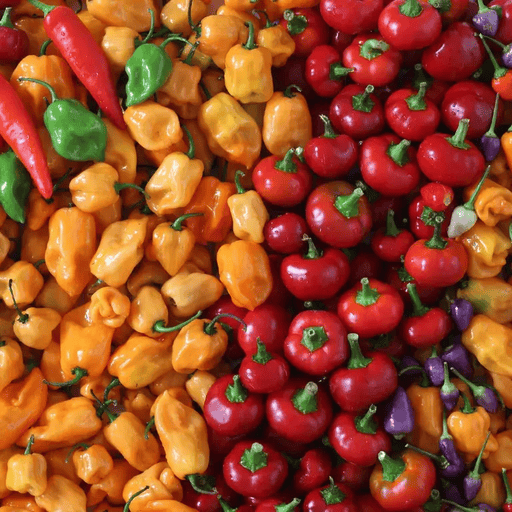
#> input picture final_lab/images/peppers.png, 512 x 512 px, found by its file name
$ python q4.py
#> lines starting #> are read from the running program, lines starting #| are printed output that depends on the picture; after the words box and inside, x2 and y2 are one past the last pixel; in counts of white or black regions, pixels touching at a corner belong together
### final_lab/zahinDIP/zahin_dip.py
from typing import Tuple

import numpy as np
import numpy.typing as npt
import cv2

import numpy as np
import numpy.typing as npt

# [11 lines left out: function toggle_contrast, not called in this run]


def high_contrast(img: npt.NDArray[np.uint8]) -> npt.NDArray[np.uint8]:
    return cv2.equalizeHist(img).astype(np.uint8)

def low_contrast(img: npt.NDArray[np.uint8], low: int = 50, high: int = 200) -> npt.NDArray[np.uint8]:
    return cv2.normalize(img, None, low, high, cv2.NORM_MINMAX)

def calc_hist(img: npt.NDArray[np.uint8], max_value: int = 255)->npt.NDArray[np.int32]:
    counts = np.zeros((max_value + 1), dtype = np.int32)

    for row in img:
        for pixel in row:
            counts[pixel] += 1

    return counts

def log_transform(img: npt.NDArray[np.uint8], max_value: int = 255, c = None)->npt.NDArray[np.uint8]:
    c_given = False if c is None else True
    img = img.astype(np.float32)
    if not c_given:
        c = max_value / np.log(1 + max_value)
    img_transformed = (c * np.log(1 + img))
    if c_given:
        max_transformed = np.max(img_transformed)
        min_transformed = np.min(img_transformed)
        img_transformed = (img_transformed - min_transformed) / (max_transformed - min_transformed)
        img_transformed = img_transformed * float(max_value)
    img_transformed = np.clip(np.round(img_transformed), 0, max_value)
    img_transformed = img_transformed.astype(np.uint8)
    return img_transformed


def gamma_correction(img: npt.NDArray[np.uint8], gamma: float, max_value: int = 255, c: int = 1)->npt.NDArray[np.uint8]:
    img_transformed = img / float(max_value)
    img_transformed = np.pow(img_transformed, gamma)
    img_transformed *= c
    img_transformed *= float(max_value)
    img_transformed = np.clip(np.round(img_transformed), 0, max_value)
    img_transformed = img_transformed.astype(np.uint8)
    return img_transformed

def step_func(img: npt.NDArray[np.uint8], threshold: int, max_value: int = 255):
    img_transformed = np.where((img > threshold), max_value, 0)
    img_transformed = img_transformed.astype(np.uint8)
    return img_transformed


# [33 lines left out: functions conv2D, _calc_pdf, not called in this run]

def _calc_cdf(pdf: npt.NDArray[np.float32])->npt.NDArray[np.float32]:
    cdf = np.cumsum(pdf)
    return cdf

# [99 lines left out: functions hist_equaliz, hist_matchv1, hist_matchv2, adaptive_hist_equaliz, hist_clahe, adaptive_hist_clahe, not called in this run]


def get_rect_se(kernel_size: int = 5)->npt.NDArray[np.uint8]:
    return cv2.getStructuringElement(cv2.MORPH_RECT, (kernel_size, kernel_size)).astype(np.uint8)


def get_ellipse_se(kernel_size: int = 5)->npt.NDArray[np.uint8]:
    return cv2.getStructuringElement(cv2.MORPH_ELLIPSE, (kernel_size, kernel_size)).astype(np.uint8)

def get_cross_se(kernel_size: int = 5)->npt.NDArray[np.uint8]:
    return cv2.getStructuringElement(cv2.MORPH_CROSS, (kernel_size, kernel_size)).astype(np.uint8)

# [22 lines left out: functions get_diamond_se, ero_or_dial, not called in this run]

def morph_open(img: npt.NDArray[np.uint8], kernel: npt.NDArray[np.uint8])->npt.NDArray[np.uint8]:
    return ero_or_dial(ero_or_dial(img, kernel, type_morph='ero'), kernel, type_morph = 'dial')

def morph_close(img: npt.NDArray[np.uint8], kernel: npt.NDArray[np.uint8])->npt.NDArray[np.uint8]:
    return ero_or_dial(ero_or_dial(img, kernel, type_morph='dial'), kernel, type_morph = 'ero')

def morph_tohat(img: npt.NDArray[np.uint8], kernel: npt.NDArray[np.uint8])->npt.NDArray[np.uint8]:
    return cv2.subtract(img, morph_open(img, kernel))

def morph_blackhat(img: npt.NDArray[np.uint8], kernel: npt.NDArray[np.uint8])->npt.NDArray[np.uint8]:
    return cv2.subtract(morph_close(img, kernel), img)


# [11 lines left out: function ideal_lowpass_filter, not called in this run]

def ideal_highpass_filter(img: npt.NDArray[np.uint8], radius: int)->npt.NDArray[np.uint8]:
    filter = (1 - ideal_lowpass_filter(img, radius)).astype(np.uint8)
    return filter

# [37 lines left out: functions ideal_bandpass_filter, apply_fft, apply_filter, butterworth_lowpass_filter, not called in this run]

def butterworth_highpass_filter(img: npt.NDArray[np.uint8], d0: int = 40, n: int = 2) -> npt.NDArray[np.float32]:
    return 1 - butterworth_lowpass_filter(img, d0, n)

# [8 lines left out: function gaussian_lowpass_filter, not called in this run]

def gaussian_highpass_filter(img: npt.NDArray[np.uint8], d0: int = 40) -> npt.NDArray[np.float32]:
    return 1 - gaussian_lowpass_filter(img, d0)


def butterworth_bandpass_filter(img: npt.NDArray[np.uint8], d_low: int = 30, d_high: int = 80, n: int = 2) -> npt.NDArray[np.float32]:
    return butterworth_lowpass_filter(img, d_high, n) - butterworth_lowpass_filter(img, d_low, n)

def gaussian_bandpass_filter(img: npt.NDArray[np.uint8], d_low: int = 30, d_high: int = 80) -> npt.NDArray[np.float32]:
    return gaussian_lowpass_filter(img, d_high) - gaussian_lowpass_filter(img, d_low)

### final_lab/q4.py
from zahinDIP import zahin_dip as zahin
import cv2
import numpy as np
import matplotlib.pyplot as plt


def main():
    img = cv2.imread('/home/zahin/Desktop/DIP_LAB/final_lab/images/peppers.png', cv2.IMREAD_GRAYSCALE)
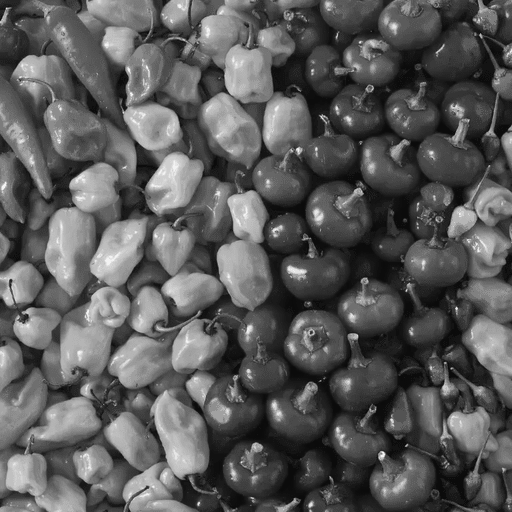
#> img: shape (512, 512); min 11, max 242, mean 89.6
    plt.figure(figsize = (12, 9))
    total_row = 2
    total_col = 4

    plt.subplot(total_row, total_col, 1)
    plt.imshow(img, cmap = 'gray')
    plt.title('Original Image')
    plt.axis(False)

    img_threshold_1 = zahin.step_func(img, 80)
#> in step_func, `img_transformed = np.where((img > threshold), max_value, 0)`:
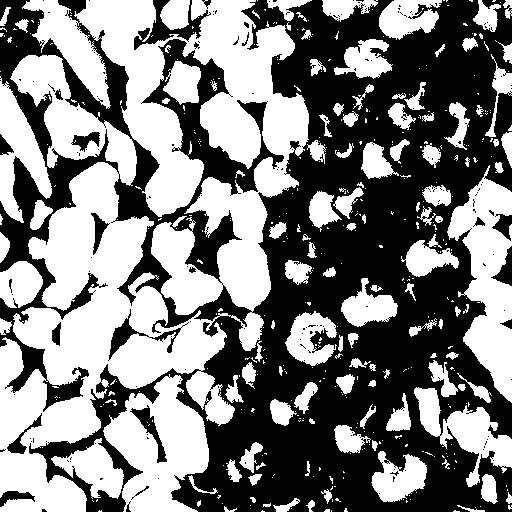
#> img_transformed: shape (512, 512) int64; 49.9% white; 448 white regions (327 under 20 px), largest, box (x1, y1, x2, y2) and area: (0, 0, 309, 512) 75481, (103, 374, 209, 512) 8315, (447, 165, 512, 403) 7869
    plt.subplot(total_row, total_col, 2)
    plt.imshow(img_threshold_1, cmap = 'gray')
    plt.title('Threshold 80')
    plt.axis(False)
    img_threshold_2 = zahin.step_func(img, 150)
#> call 2 of step_func, with threshold = 150, max_value = 255
#> in step_func (call 2), `img_transformed = np.where((img > threshold), max_value, 0)`:
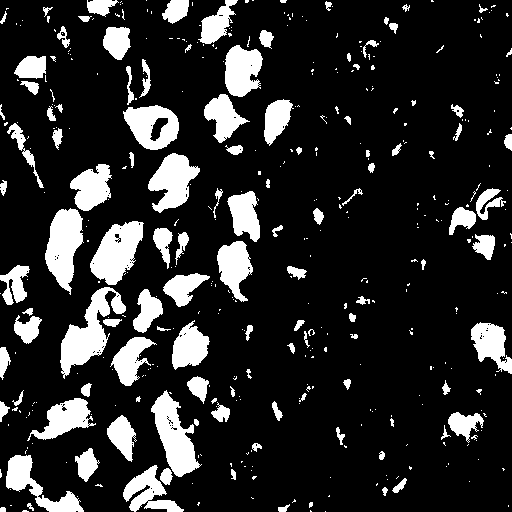
#> img_transformed: shape (512, 512) int64; 16.4% white; 428 white regions (312 under 20 px), largest, box (x1, y1, x2, y2) and area: (60, 287, 126, 379) 2352, (151, 390, 202, 477) 2090, (90, 221, 144, 285) 2086
    plt.subplot(total_row, total_col, 3)
    plt.imshow(img_threshold_2, cmap = 'gray')
    plt.title('Threshold 150')
    plt.axis(False)
    img_threshold_3 = zahin.step_func(img, 220)
#> call 3 of step_func, with threshold = 220, max_value = 255
#> in step_func (call 3), `img_transformed = np.where((img > threshold), max_value, 0)`:
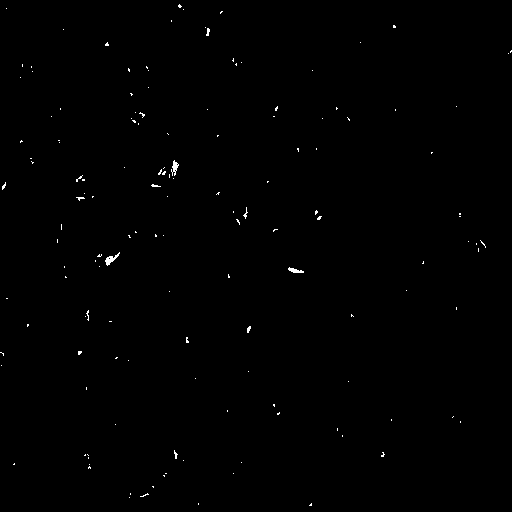
#> img_transformed: shape (512, 512) int64; 0.32% white in thin lines or dots
#> in step_func (call 3), `img_transformed = img_transformed.astype(np.uint8)`: img_transformed: shape (512, 512); 0.32% white in thin lines or dots
    plt.subplot(total_row, total_col, 4)
    plt.imshow(img_threshold_3, cmap = 'gray')
    plt.title('Threshold 220')
    plt.axis(False)

    img_log = zahin.log_transform(img)
#> in log_transform, `img_transformed = (c * np.log(1 + img))`:
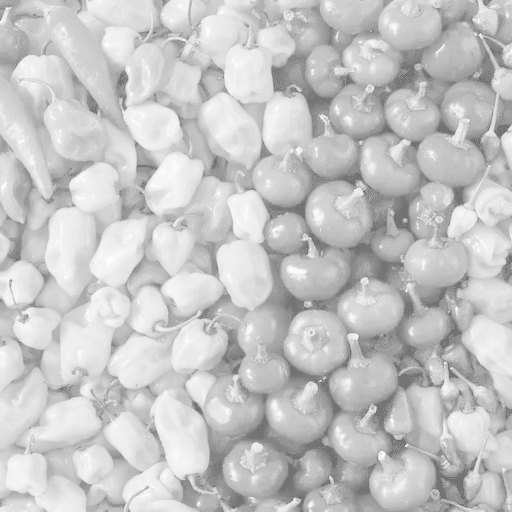
#> img_transformed: shape (512, 512) float32; min 114.3, max 252.6, mean 198.1
    counts = zahin.calc_hist(img_log)
#> after the loop in calc_hist, `for row in img:`: counts = 256 values, max 6732 at index 189, min 0 at index 0, mean 1024
    plt.subplot(total_row, total_col, 5)
    plt.imshow(img_log, cmap = 'gray')
    plt.title('Log Transform')
    plt.axis(False)
    plt.subplot(total_row, total_col, 6)
    plt.bar(np.arange(len(counts)), counts)
    plt.title('Log Transform Hist')
    plt.axis(True)

    img_gamma = zahin.gamma_correction(img, 3.5)
#> in gamma_correction, `img_transformed = np.pow(img_transformed, gamma)`:
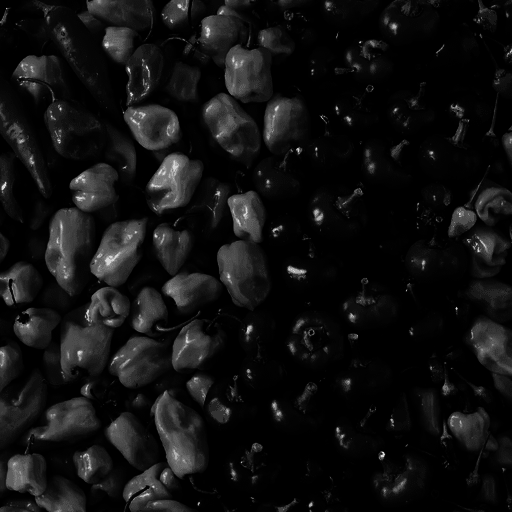
#> img_transformed: shape (512, 512) float64; min 1.67e-05, max 0.833, mean 0.0703
    counts = zahin.calc_hist(img_gamma)
#> counts = 256 values, max 54140 at index 0, min 0 at index 16, mean 1024
    plt.subplot(total_row, total_col, 7)
    plt.imshow(img_gamma, cmap = 'gray')
    plt.title('Gamma Correction')
    plt.axis(False)
    plt.subplot(total_row, total_col, 8)
    plt.bar(np.arange(len(counts)), counts)
    plt.title('Gamma Correction Hist')
    plt.axis(True)


    plt.tight_layout()
    plt.savefig('./outputs/q4.png')
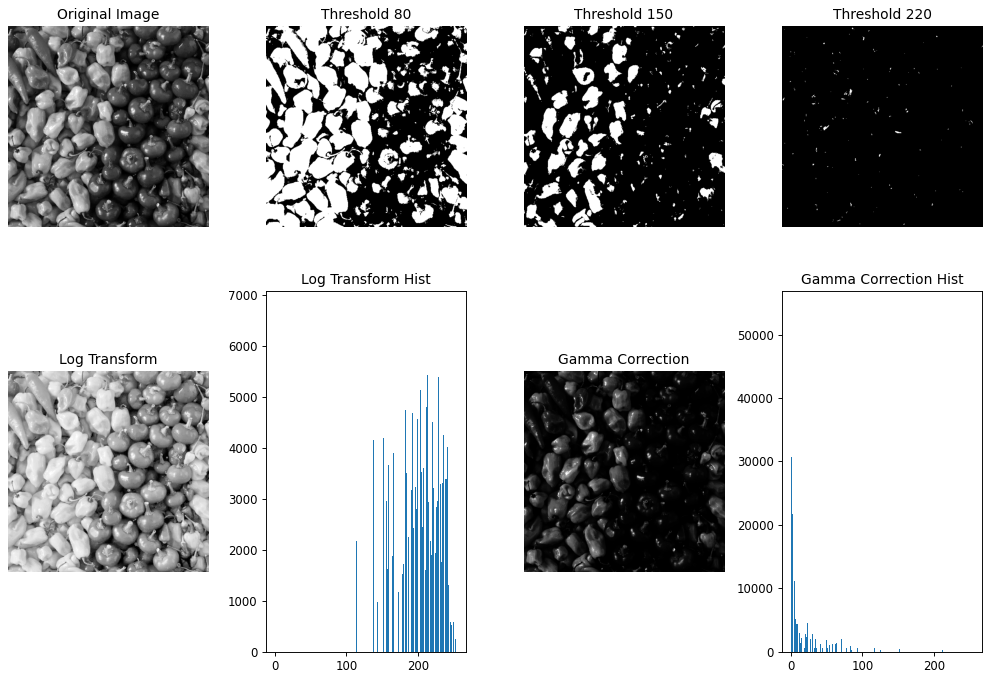
#> figure drawn by matplotlib, 8 panels; panel 6: tallest bar 6732 high, from x = 188.6 to 189.4; panel 8: tallest bar 54140 high, from x = -0.4 to 0.4


if __name__ == "__main__":
    main()

$ run again, with final_lab/images/Reference.png copied over final_lab/images/peppers.png
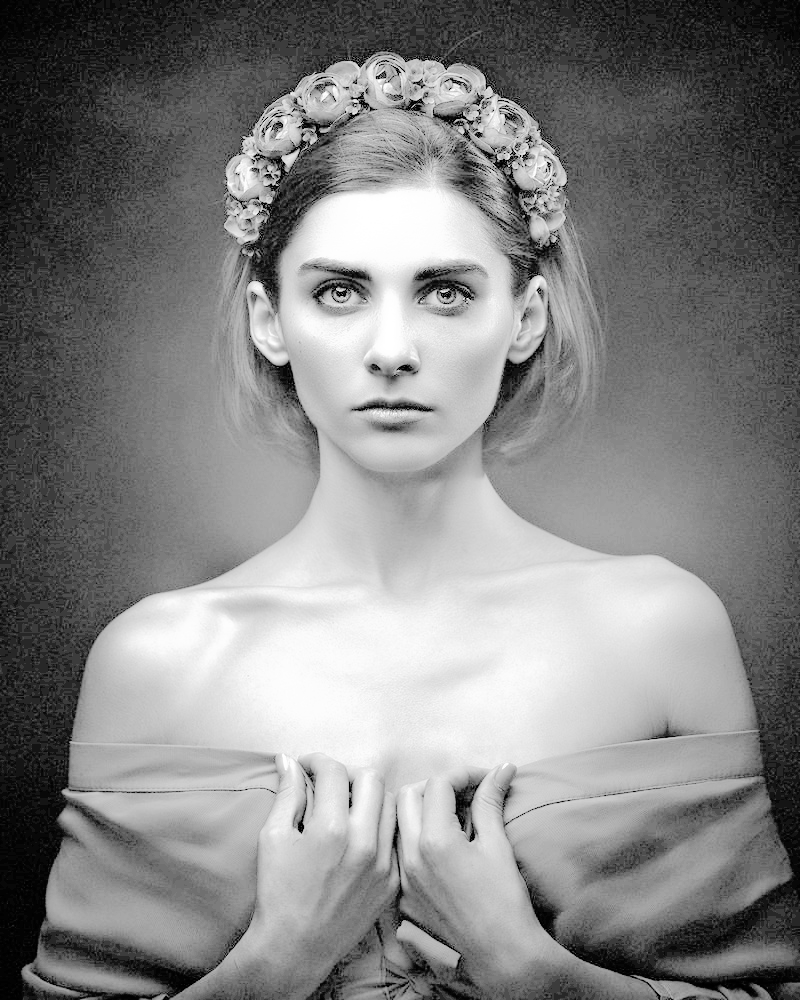
#> input picture final_lab/images/Reference.png, 800 x 1000 px, found by its file name
#> in main, img is the input picture: shape (1000, 800); min 0, max 255, mean 131.5
#> in log_transform, `img_transformed = (c * np.log(1 + img))`:
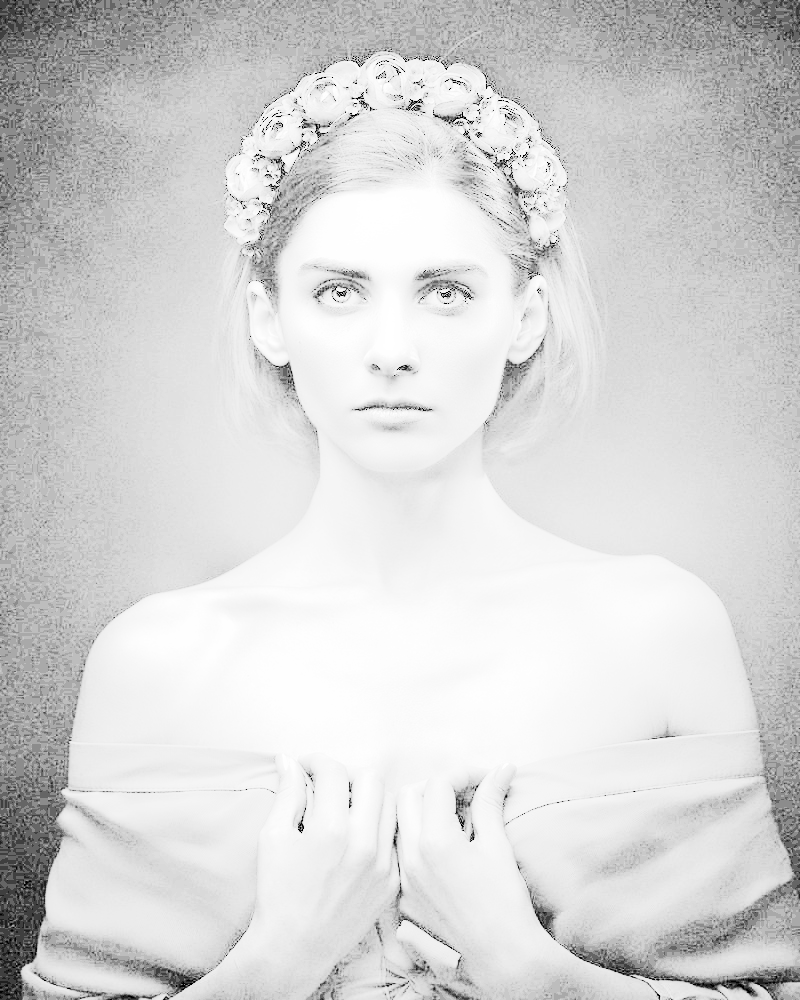
#> img_transformed: shape (1000, 800) float32; min 0, max 255, mean 213.9
#> after the loop in calc_hist, `for row in img:`: counts = 256 values, max 67065 at index 189, min 0 at index 1, mean 3125
#> in gamma_correction, `img_transformed = np.pow(img_transformed, gamma)`:
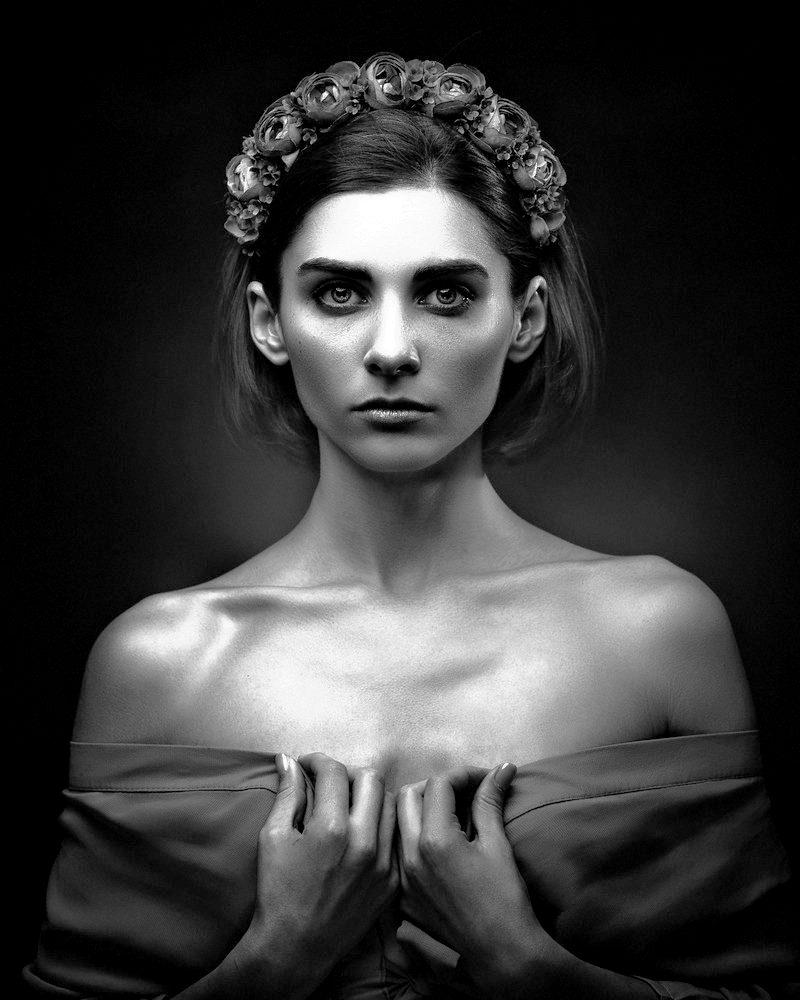
#> img_transformed: shape (1000, 800) float64; min 0, max 1, mean 0.226
#> in main, `counts = zahin.calc_hist(img_gamma)`: counts = 256 values, max 121437 at index 0, min 0 at index 1, mean 3125

$ run again, with final_lab/images/dark_dark.png copied over final_lab/images/peppers.png
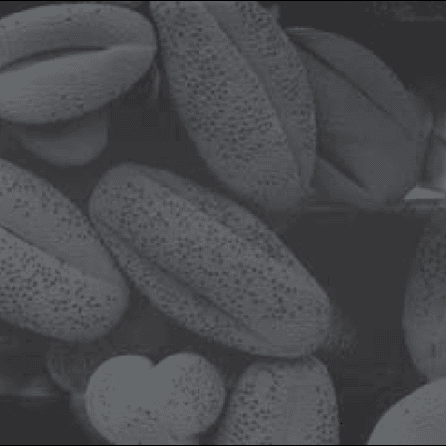
#> input picture final_lab/images/dark_dark.png, 446 x 446 px, found by its file name
#> in log_transform, `img_transformed = (c * np.log(1 + img))`:
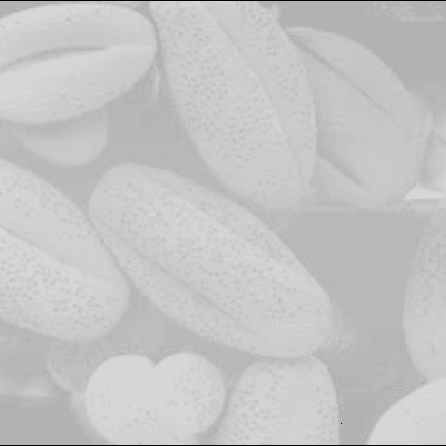
#> img_transformed: shape (446, 446) float32; min 0, max 214, mean 196.5
#> after the loop in calc_hist, `for row in img:`: counts = 256 values, max 31965 at index 184, min 0 at index 1, mean 777
#> in gamma_correction, `img_transformed = np.pow(img_transformed, gamma)`:
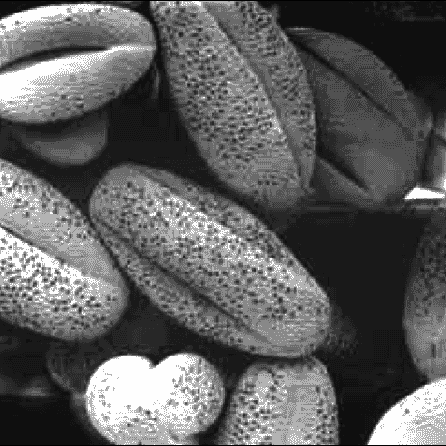
#> img_transformed: shape (446, 446) float64; min 0, max 0.0433, mean 0.0162; drawn with min black and max white
#> in main, `counts = zahin.calc_hist(img_gamma)`: counts = 256 values, max 48578 at index 1, min 0 at index 3, mean 777
